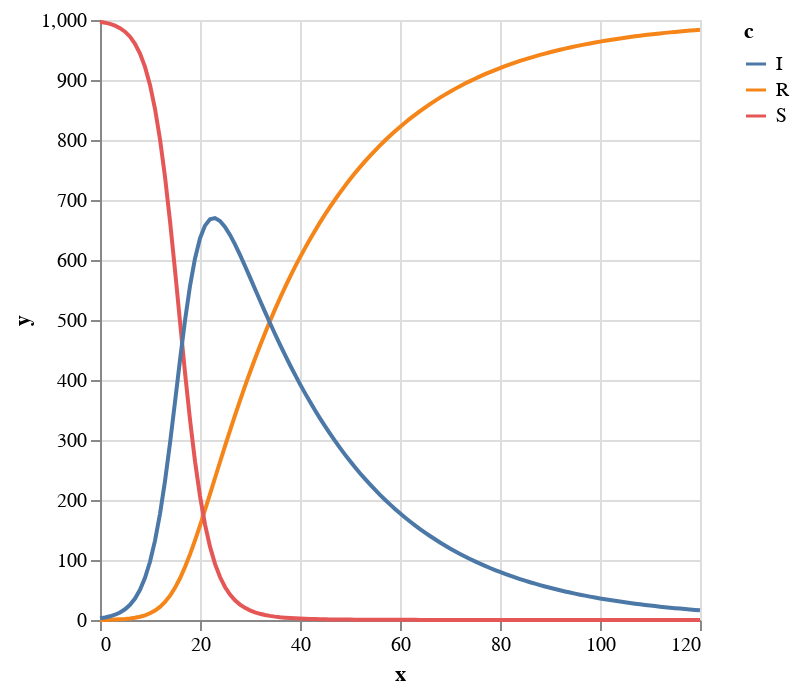

Notebook code for this chart:
### Code cell
plot(sirdata, "time")

### Figure 1 — Vega-Lite specification as saved in the notebook (floating-point values rounded to 4 significant figures; data arrays with more than 128 entries replaced by an {"elided": "..."} marker saying what was removed)
{"$schema": "https://vega.github.io/schema/vega-lite/v4.json", "data": {"values": {"elided": "363 records"}}, "description": "Plot [TODO: real description]", "encoding": {"color": {"field": "c", "type": "nominal"}, "x": {"field": "x", "type": "quantitative"}, "y": {"field": "y", "type": "quantitative"}}, "mark": "line"}
